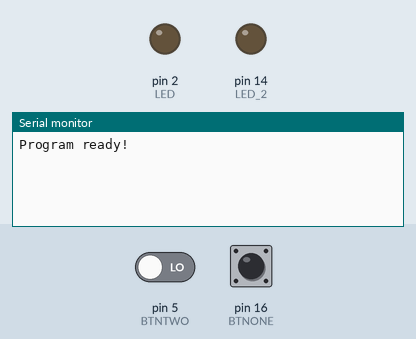
This sketch was run on a simulated Arduino Uno, built with avr-gcc and run on an emulated ATmega328P. Shown: output pins drawn as LEDs (lit = HIGH), the last lines printed to the serial monitor. Inputs (shaded band) come from the test bench; at power-on: pin 16 (BTNONE) LOW, pin 5 (BTNTWO) LOW. Random numbers use the default seed unless the sketch sets one.

Above: at 1.2 s.
1.3 s: pin 16 (BTNONE) pulled HIGH for 0.15 s
At 2.3 s:
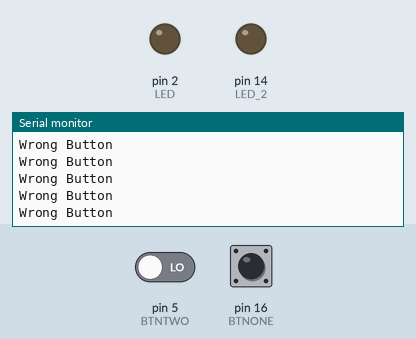
2.9 s: pin 5 (BTNTWO) driven HIGH and pin 16 (BTNONE) driven HIGH
At 3.8 s:
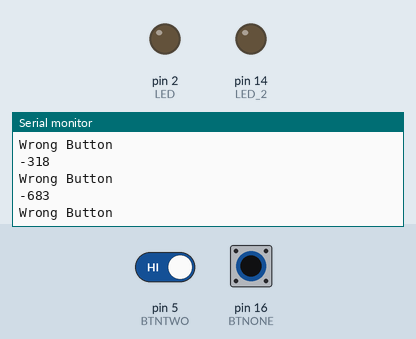
Timing chart, 0 to 5.0 s (numbered marks = the images above; inputs shaded):
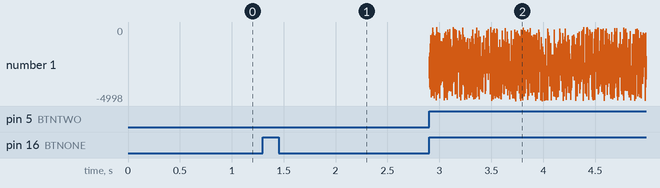

Measured:
- after the input at 1.3 s, the serial monitor: prints a new line at once (image 1)
- after the input at 2.9 s, the serial monitor: prints a new line at once (image 2)

The sketch:

Program.ino
```cpp
const int LED = 2;
const int LED_2 = 14;
const int BTNONE = 16;
const int BTNTWO = 5;

long startTime = 0;
long ledTimer = 0;
int targetLed = 0;
int state = 0;

void setup() {
  Serial.begin(115200);
  pinMode(LED, OUTPUT);
  pinMode(LED_2, OUTPUT);
  pinMode(BTNONE, INPUT);
  pinMode(BTNTWO, INPUT);

  Serial.println("Program ready!");
}

void loop() {
  int btnStateOne = digitalRead(BTNONE);
  int btnStateTwo = digitalRead(BTNTWO);

  //Serial.println(btnStateOne);
  //Serial.println(btnStateTwo);

  if (btnStateOne && !state) {
    start();
  }

  if (state) {
    long duration = millis() - startTime;
    if (duration >= ledTimer) {
      digitalWrite(LED, HIGH);
      digitalWrite(LED_2, HIGH);
    }

    if (btnStateOne) {
      if (targetLed > 2) {
        stop(duration - ledTimer);
      } else {
        stop("Wrong Button");
      }
    }

    if (btnStateTwo) {
      if (targetLed <= 1) {
        stop(duration - ledTimer);
      } else {
        stop("Wrong Button");
      }
    }
  }
}

void start() {
  startTime = millis();
  ledTimer = random(5*1000);
  targetLed = random(1, 2);
  state = 1;
}


void stop(long duration) {
  digitalWrite(LED, LOW);
  digitalWrite(LED_2, LOW);
  Serial.println(duration);
  state = 0;
}

void stop(String duration) {
  digitalWrite(LED, LOW);
  digitalWrite(LED_2, LOW);
  Serial.println(duration);
  state = 0;
}
```
